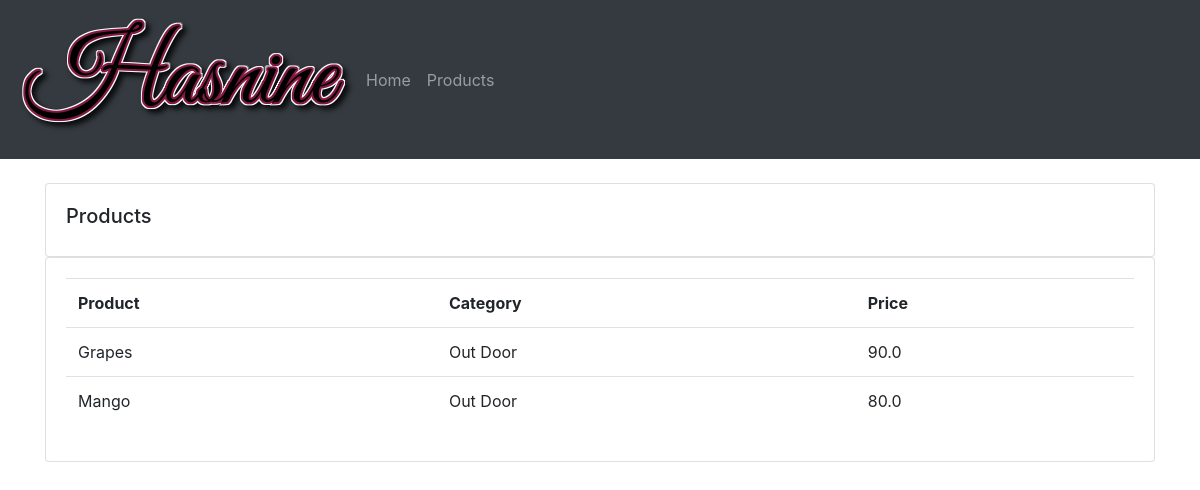
Before: /products/ with the older database file.
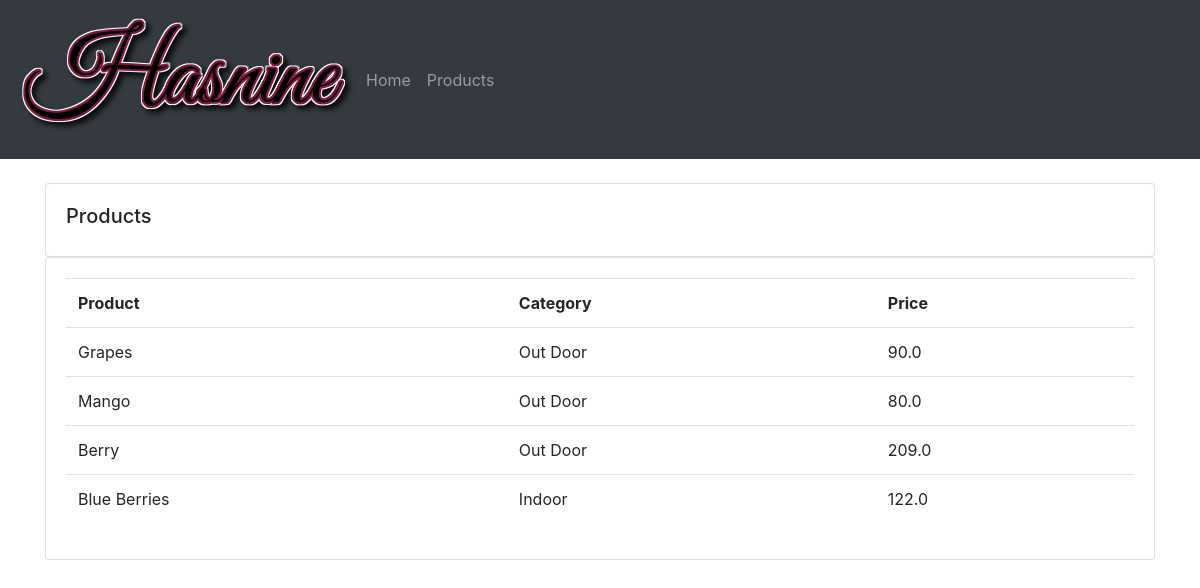
After: the same page with the newer database file.
### accounts/models.py (models this page shows, shortened)
class Product(models.Model):
    CATEGORY = (
        ('Indoor', 'Indoor'),
        ('Out Door', 'Out Door'),
    )
    name = models.CharField(max_length=200, null=True)
    price = models.FloatField(null=True)
    category = models.CharField(max_length=200, null=True, choices=CATEGORY)
    description = models.CharField(max_length=200, null=True, blank=True)
    date_created = models.DateTimeField(auto_now_add=True, null=True)
    tags = models.ManyToManyField(Tag)

### accounts/views.py (the view)
# urls.py: path('products/', products, name='products'),
def products(request):
    all_product = Product.objects.all()
    context = {'products': all_product}
    return render(request, 'products.html', context)

### accounts/templates/products.html (shortened to what this page needs)
{% extends 'base.html' %}
{% block content %}
<br>
<div class="row">
    <div class="col-md">
        <div class="card card-body">
            <h5>Products</h5>
        </div>
        <div class="card card-body">
            <table class="table">
                <tr>
                    <th>Product</th>
                    <th>Category</th>
                    <th>Price</th>
                </tr>
                {% for i in products %}
                <tr>
                    <td>{{i.name}}</td>
                    <td>{{i.category}}</td>
                    <td>{{i.price}}</td>
                </tr>
                {% endfor %}
            </table>
        </div>
    </div>
</div>
{% endblock content %}

Changed rows visible on the page:
added Product: name "Berry", category "Out Door", price "209.0"
added Product: name "Blue Berries", category "Indoor", price "122.0"
